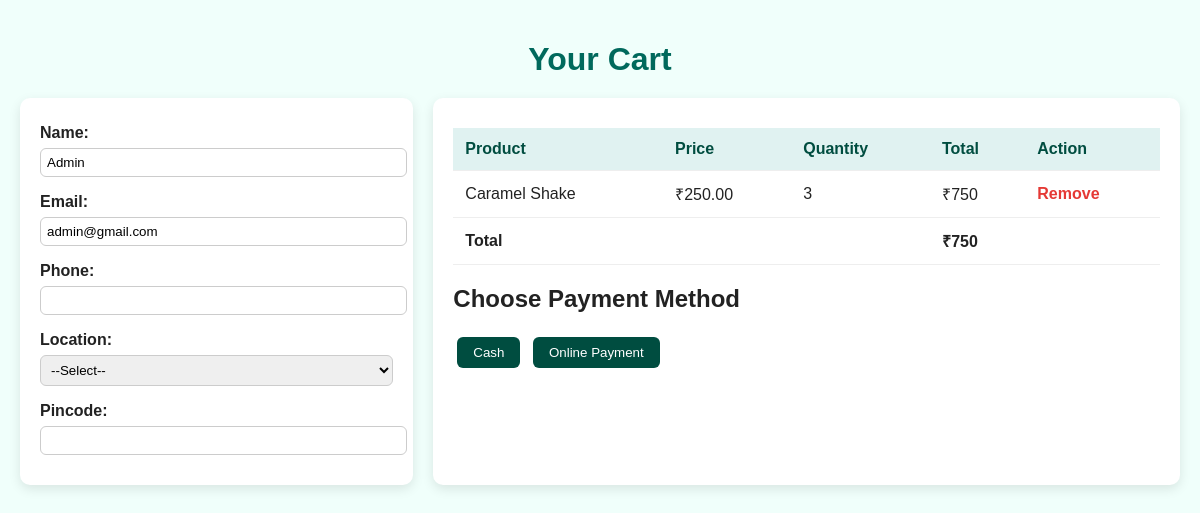
/cart.php (signed in), run on the app's committed database.
### tables this page shows
CREATE TABLE `users` (
  `id` int(11) NOT NULL,
  `name` varchar(100) NOT NULL,
  `email` varchar(100) NOT NULL,
  `phone` varchar(15) NOT NULL,
  `location` varchar(100) DEFAULT NULL,
  `pincode` varchar(10) DEFAULT NULL,
  `password` varchar(255) NOT NULL,
  `role` enum('user','admin') DEFAULT 'user',
  `created_at` timestamp NOT NULL DEFAULT current_timestamp()
);

CREATE TABLE `cart` (
  `id` int(11) NOT NULL,
  `user_id` int(11) NOT NULL,
  `product_id` int(11) NOT NULL,
  `quantity` int(11) DEFAULT 1,
  `created_at` timestamp NOT NULL DEFAULT current_timestamp()
);

CREATE TABLE `products` (
  `id` int(11) NOT NULL,
  `category_id` int(11) NOT NULL,
  `name` varchar(100) NOT NULL,
  `description` text DEFAULT NULL,
  `price` decimal(10,2) NOT NULL,
  `image` varchar(255) DEFAULT NULL,
  `category` varchar(50) NOT NULL,
  `created_at` timestamp NOT NULL DEFAULT current_timestamp()
);

### cart.php (the view, shortened to what this page needs)
<?php
include 'backend/db.php';
$user_id = $_SESSION['user_id'];
$user_stmt = $conn->prepare("SELECT name, email, phone, location, pincode FROM users WHERE id=?");
$user_stmt->bind_param("i", $user_id);
$user_stmt->execute();
$user_res = $user_stmt->get_result()->fetch_assoc();
$cart_items = $conn->query("SELECT c.id AS cart_id, p.*, c.quantity FROM cart c JOIN products p ON c.product_id=p.id WHERE c.user_id=$user_id");
$total = 0;
$cart_count = 0;
while($item = $cart_items->fetch_assoc()){
    $subtotal = $item['price'] * $item['quantity'];
    $total += $subtotal;
    $cart_count += $item['quantity'];
}
?>
<!DOCTYPE html>
<html lang="en">
<head>
</head>
<body>
<h1>Your Cart</h1>
<?php if($cart_count > 0): ?>
<div class="container">
    <div class="left user-info">
        <label>Name:</label>
        <input type="text" value="<?php echo htmlspecialchars($user_res['name']); ?>" readonly>
        <label>Email:</label>
        <input type="text" value="<?php echo htmlspecialchars($user_res['email']); ?>" readonly>
        <label>Phone:</label>
        <input type="text" value="<?php echo htmlspecialchars($user_res['phone']); ?>" readonly>
        <label>Location:</label>
        <select id="location">
            <option value="">--Select--</option>
        </select>
        <label>Pincode:</label>
        <input type="text" id="pincode" value="<?php echo htmlspecialchars($user_res['pincode']); ?>" readonly>
    </div>
    <div class="right">
        <table>
            <tr><th>Product</th><th>Price</th><th>Quantity</th><th>Total</th><th>Action</th></tr>
            <?php
            $cart_items->data_seek(0);
            while($item = $cart_items->fetch_assoc()):
                $subtotal = $item['price']*$item['quantity'];
            ?>
            <tr>
            <td><?php echo htmlspecialchars($item['name']); ?></td>
            <td>₹<?php echo $item['price']; ?></td>
            <td><?php echo $item['quantity']; ?></td>
            <td>₹<?php echo $subtotal; ?></td>
            <td>
                <a href="backend/remove_from_cart.php?cart_id=<?php echo $item['cart_id']; ?>" style="color:#e53935;text-decoration:none;font-weight:600;">Remove</a>
            </td>
            </tr>
            <?php endwhile; ?>
            <tr>
            <td colspan="3"><strong>Total</strong></td>
            <td><strong>₹<?php echo $total; ?></strong></td>
            <td></td>
            </tr>
        </table>
        <h2>Choose Payment Method</h2>
        <button onclick="placeOrder('cash')">Cash</button>
        <button onclick="placeOrder('online')">Online Payment</button>
    </div>
</div>
<?php else: ?>
<p>Your cart is empty!</p>
<?php endif; ?>
</body>
</html>

### cart.php (style rules this page uses)
body { font-family: Arial, sans-serif;background:#f0fffb;margin:0;padding:20px;color:#222; }
h1 { text-align:center;color:#00695c;margin-bottom:20px; }
.container { display:flex;gap:20px;max-width:1200px;margin:auto; }
.left, .right { background:#fff;padding:20px;border-radius:10px;box-shadow:0 4px 12px rgba(0,0,0,0.1); }
.left { flex:1; }
.right { flex:2; }
.user-info label { display:block;margin:6px 0;font-weight:600; }
.user-info input, .user-info select { width:100%;padding:6px;border-radius:6px;border:1px solid #ccc;margin-bottom:10px; }
table { width:100%;border-collapse:collapse;margin-top:10px; }
th, td { padding:12px;text-align:left;border-bottom:1px solid #eee; }
th { background:#e0f2f1;color:#004d40; }
button { padding:8px 16px;border:none;border-radius:6px;color:#fff;background:#004d40;cursor:pointer;margin:4px; }

### data on the page
users: name "Admin", email "admin@gmail.com"
cart: product.name "Caramel Shake", product.price "250.00", quantity "3", subtotal "750"

### other printed values
$total "750"
